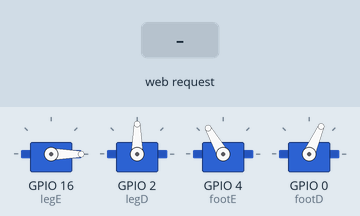
The sketch below on a simulated ESP8266 (NodeMCU). On the bench: 4 × servo. The test bench sets the inputs (shaded band). WiFi joins after 1.5 s; servers stay silent unless stated; what the sketch prints to the serial monitor is not drawn.

Above: at 2.8 s.
2.9 s: HTTP request GET /button2 received
At 9.5 s:
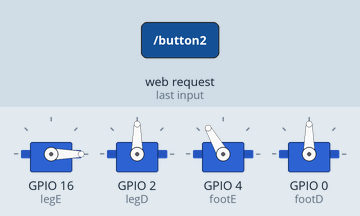
9.8 s: HTTP request GET /button1 received
At 11.55 s:
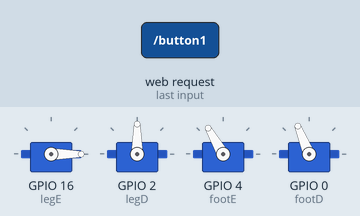
At 13.8 s:
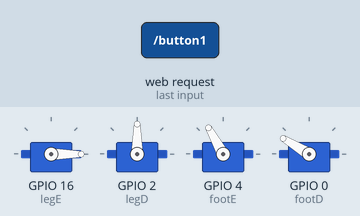
Timing chart, 0 to 69.2 s (numbered marks = the images above; inputs shaded):
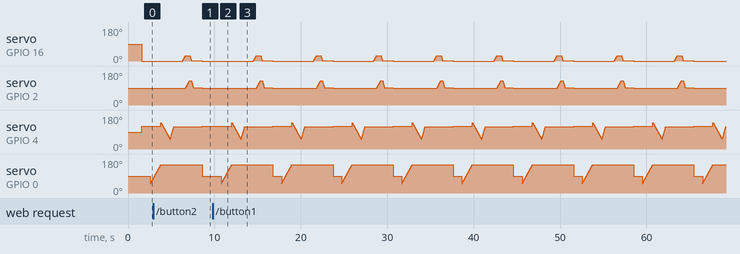

Measured:
- by itself, servo on GPIO 16 (legE): rises from 0° to 29° in 0.34 s, then falls to 0° in 1.9 s
- by itself, servo on GPIO 2 (legD): rises from 90° to 129° in 0.46 s, then falls to 90° in 1.4 s
- by itself, servo on GPIO 0 (footD): rises from 74° to 149° in 0.90 s, then falls to 90° in 4.8 s

The sketch:

code_main.ino
```cpp
#include <Servo.h>
 #include <Arduino.h>
  #include <ESP8266WiFi.h>

  const char* ssid = "BRD";
  const char* password = "12345678";

  WiFiServer server(80);
  String header;

bool ligar = true;

Servo legE, legD, footE, footD;

int pos = 0;

void setup() {
  legE.attach(16);
  legD.attach(2);//5
  footE.attach(04);
  footD.attach(0);//0

  Serial.begin(115200);

  WiFi.begin(ssid, password);

  while (WiFi.status() != WL_CONNECTED)
  {
    delay(200);
    Serial.print(".");
  }

  Serial.println("IP address: ");
  Serial.println(WiFi.localIP());

  server.begin();
}

String all_html ()
{
  String _html = "";
  //_html += "HTTP/1.1 200 OK";
  //_html += "Content-type:text/html";
  //_html += "Connection: close";
  // Display the HTML web page

  _html += "<!DOCTYPE html><html>";
  _html += "<head><meta name=\"viewport\" content=\"width=device-width, initial-scale=1\">";
  _html += "<link rel=\"icon\" href=\"data:,\">";

  _html += "<style>html { font-family: Helvetica; display: inline-block; margin: 0px auto; text-align: center;}";
  _html += ".button { background-color: #195B6A; border: none; color: white; padding: 16px 40px;";
  _html += "text-decoration: none; font-size: 30px; margin: 2px; cursor: pointer;}";
  _html += ".button2 {background-color: #77878A;}</style></head>";

  // Web Page Heading
  _html += "<body><h1>ESP8266 Web Server</h1>";

  _html += "<p><a href=\"/button1\"><button class=\"button\">ligar</button></a></p>";
  _html += "<p><a href=\"/button2\"><button class=\"button\">Desligar</button></a></p>";

  _html += "</body></html>";

  return _html;
}

void loop() {
  wifi();

  if(ligar){
  pos_natural();
  delay(1000);
  levantar_pe();
  delay(1000);
  rodar_perna();
  delay(1000);
  }
  //teste_servo();
  //legE_test();
  //legD_test();
  //footE_test();
  //footD_test();

  //leitura_serial();
}

void leitura_serial()
{
  if(Serial.available() > 0)
  {
    bool main = true;
    char s;
    s = Serial.read();

    if(s == 'p')
    {
      main = !main;
    }
  }
}

void legE_test ()
{
  for(int i = 50; i < 130; i++)
  {
    legE.write(i);
    delay(10);
    Serial.println(i);
  }

  delay(1000);
}

void footE_test ()
{
  for(int i = 50; i < 130; i++)
  {
    footE.write(i);
    delay(5);
    Serial.println(i);
  }

  delay(1000);
}

void teste_servo ()
{
  legE.write(160);                  // sets the servo position according to the scaled value
  delay(1500);
  legD.write(20);                  // sets the servo position according to the scaled value
  delay(800);
  legE.write(90);                  // sets the servo position according to the scaled value
  delay(1500);
  legD.write(90);                  // sets the servo position according to the scaled value
  delay(800);
  footE.write(20);                  // sets the servo position according to the scaled value
  delay(800);
  footD.write(160);                  // sets the servo position according to the scaled value
  delay(800);
  footE.write(90);                  // sets the servo position according to the scaled value
  delay(800);
  footD.write(90);                  // sets the servo position according to the scaled value
  delay(800);
}

void pos_natural()
{
  legE.write(0);
  legD.write(90);
  footE.write(120);
  footD.write(90);
}

void levantar_pe()
{
  for(int i = 50; i < 150; i++)
  {
     footD.write(i);
     delay(12);
  }

  for(int i = 140; i > 50; i--)
  {
     footE.write(i);
     delay(12);
  }


  //diminuir

  for(int i = 150; i < 90; i--)
  {
     footD.write(i);
     delay(6);
  }

  for(int i = 50; i < 120; i++)
  {
     footE.write(i);
     delay(6);
  }
}

void rodar_perna ()
{
  for(int i = 0; i < 30; i++)
  {
     legE.write(i);
     delay(12);
  }
  for(int i = 90; i < 130; i++)
  {
     legD.write(i);
     delay(12);
  }


  for(int i = 30; i > 0; i--)
  {
     legE.write(i);
     delay(6);
  }

  for(int i = 130; i > 90; i--)
  {
     legD.write(i);
     delay(6);
  }
}

void wifi()
{
  WiFiClient client = server.available();

  if (client)
  {
    Serial.println("New Client.");
    String currentLine = "";

    while (client.connected())
    {
      if (client.available())
      {
        char c = client.read();
        Serial.write(c);
        header += c;

        if (c == '\n')
        {
          if (currentLine.length() == 0)
          {
            client.println(all_html()); //envia o html para o cliente

            break;
          }
          else
          {
            currentLine = "";
          }
        }
        else if (c != '\r')
        {
          currentLine += c;
        }
      }
    }

    if (header.indexOf("GET /button1") >= 0)
    {
      ligar = true;
    }

    if (header.indexOf("GET /button2") >= 0)
    {
      ligar = false;
      pos_natural();
    }

    header = "";
    client.stop();
  }
}
```
